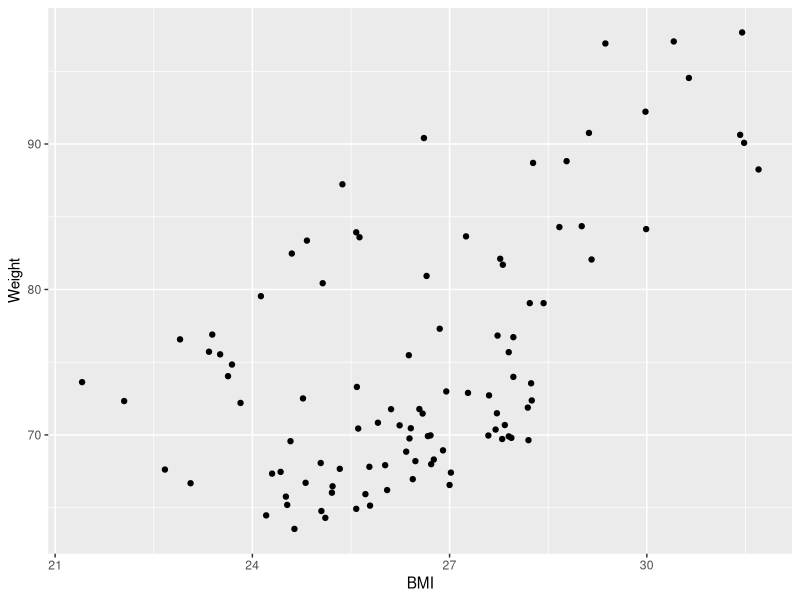
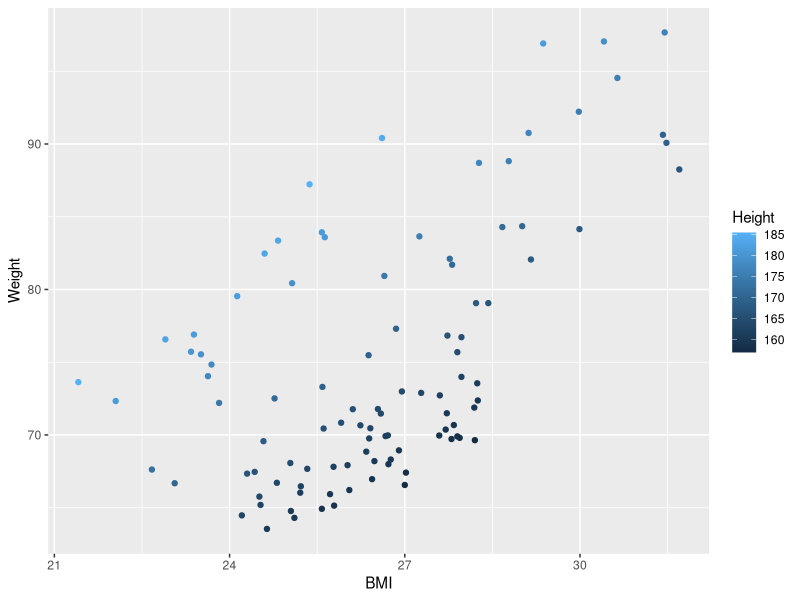
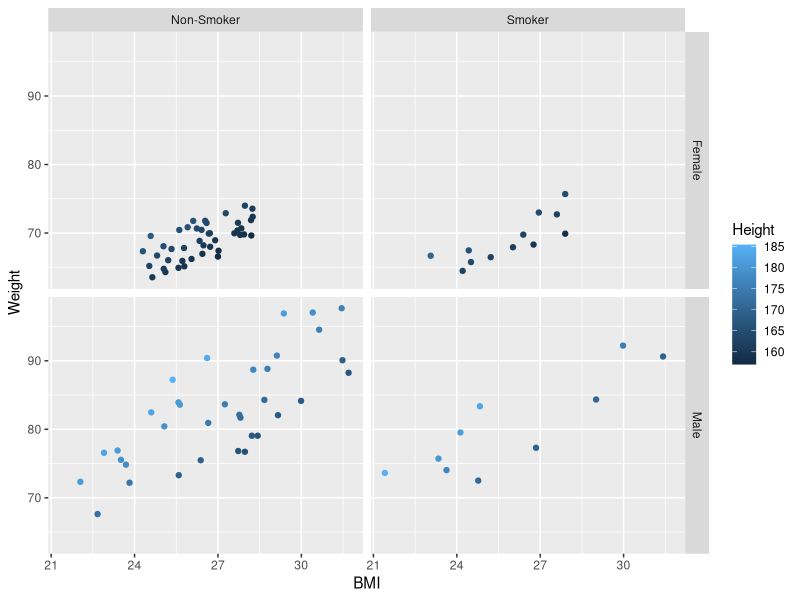
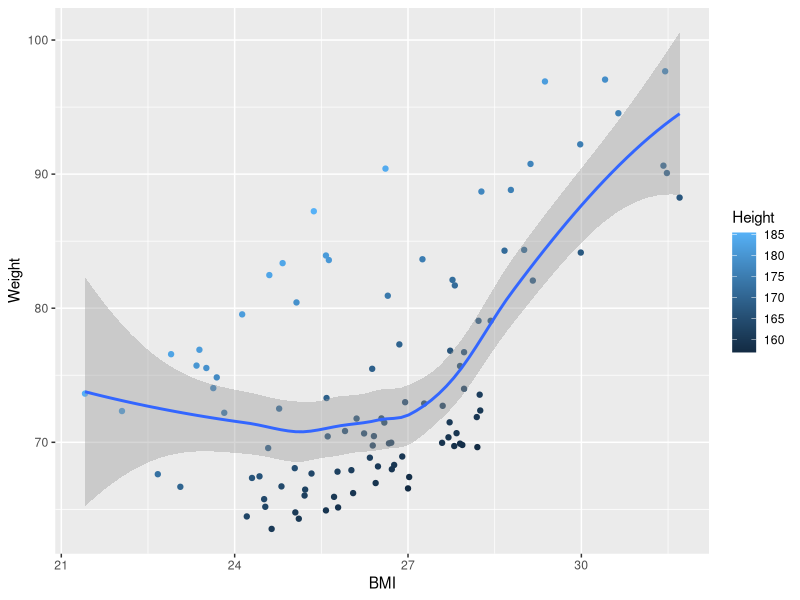
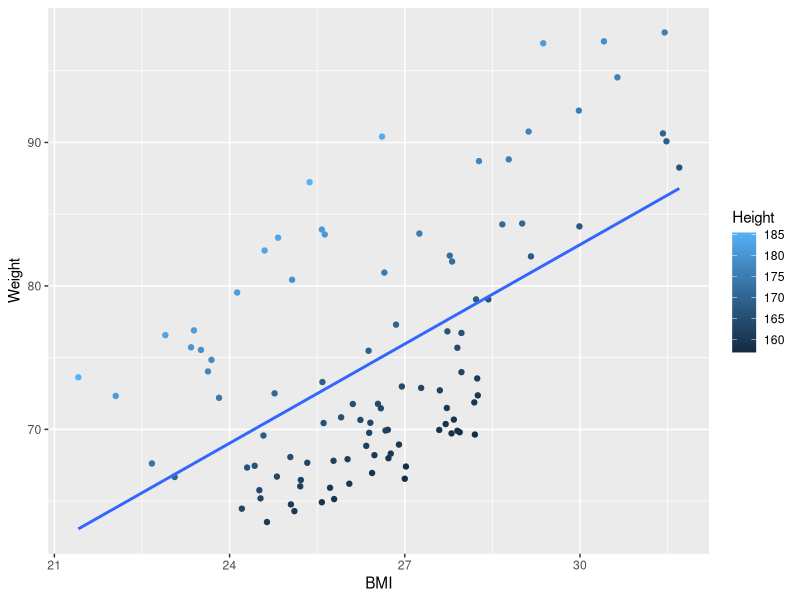
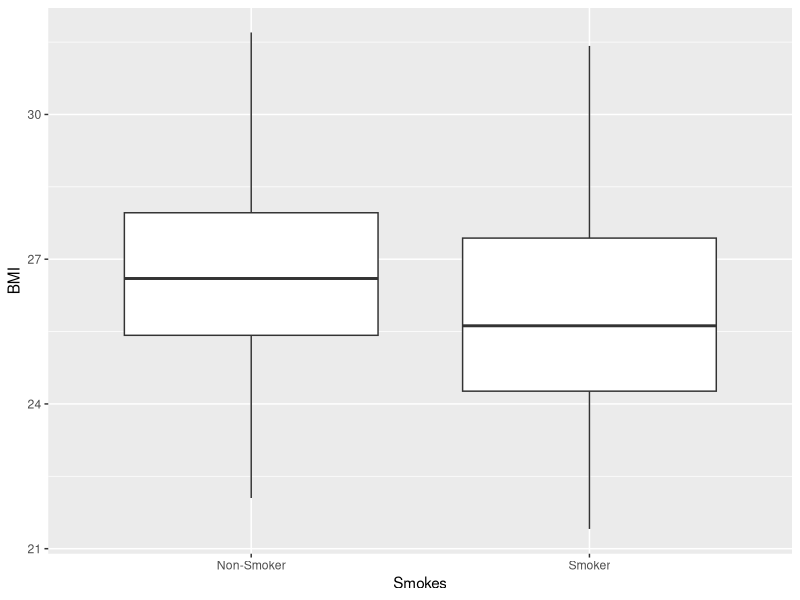
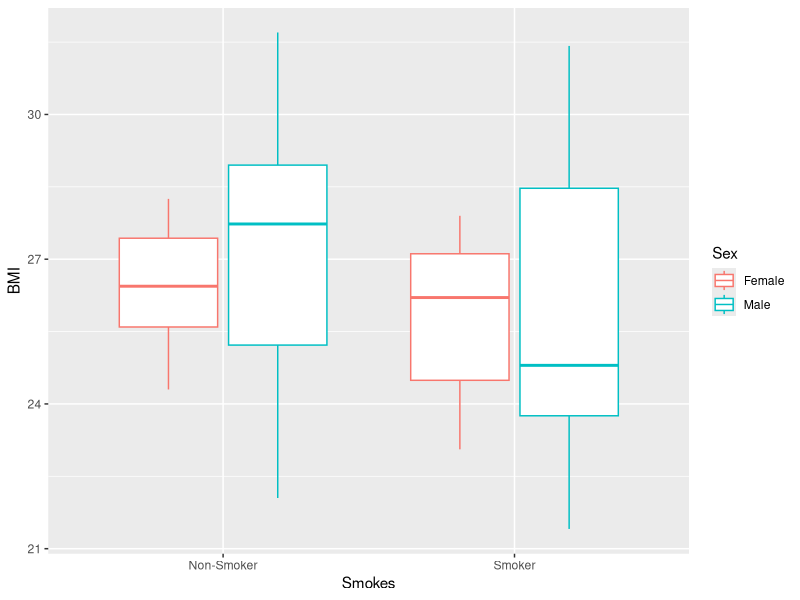
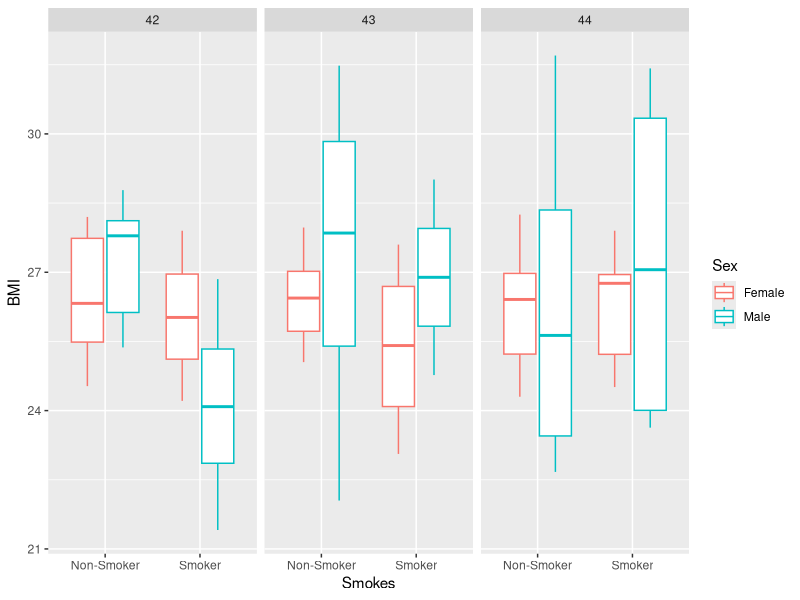

Reproduce these figures in R, in order.
## ---- chunk 1
knitr::opts_chunk$set(echo = FALSE, message = FALSE)
## ---- chunk 2
library(tidyverse)
patients <- read_tsv("patient-data-cleaned.txt")
## ---- chunk 3
ggplot(data = patients, mapping = aes(x = BMI, y = Weight)) +
  geom_point()
## ---- chunk 4
ggplot(data = patients, mapping = aes(x = BMI, y = Weight, colour = Height)) +
  geom_point()
## ---- chunk 5
ggplot(data = patients, mapping = aes(x = BMI, y = Weight, colour = Height)) +
  geom_point() +
  facet_grid(Sex ~ Smokes)
## ---- chunk 6
ggplot(data = patients, mapping = aes(x = BMI, y = Weight, colour = Height)) +
  geom_point() +
  geom_smooth()
## ---- chunk 7
ggplot(data = patients, mapping = aes(x = BMI, y = Weight, colour = Height)) +
  geom_point() +
  geom_smooth(method = "lm", se = FALSE)
## ---- chunk 8
ggplot(data = patients, mapping = aes(x = Smokes, y = BMI)) +
  geom_boxplot()
## ---- chunk 9
ggplot(data = patients, mapping = aes(x = Smokes, y = BMI, colour = Sex)) +
  geom_boxplot()
## ---- chunk 10
ggplot(data = patients, mapping = aes(x = Smokes, y = BMI, colour = Sex)) +
  geom_boxplot() +
  facet_wrap(~ Age)
## ---- chunk 11
patients$Age <- factor(patients$Age)
ggplot(data = patients, mapping = aes(x = Sex, y = BMI, colour = Age)) +
  geom_boxplot() +
  facet_wrap(~ Smokes)
## ---- chunk 12
ggplot(data = patients, mapping = aes(x = Sex, y = BMI, colour = Age)) +
  geom_violin() +
  facet_wrap(~ Smokes)
## ---- chunk 13
ggplot(data = patients, mapping = aes(x = BMI)) +
  geom_histogram(fill = "blue", binwidth = 0.5)
## ---- chunk 14
ggplot(data = patients, mapping = aes(x = BMI)) +
  geom_density(aes(fill = Sex), alpha = 0.5)
## ---- chunk 15
ggplot(data = patients, mapping = aes(x = BMI)) +
  geom_density(aes(fill = Sex), alpha = 0.5) +
  facet_wrap(~ Grade)
